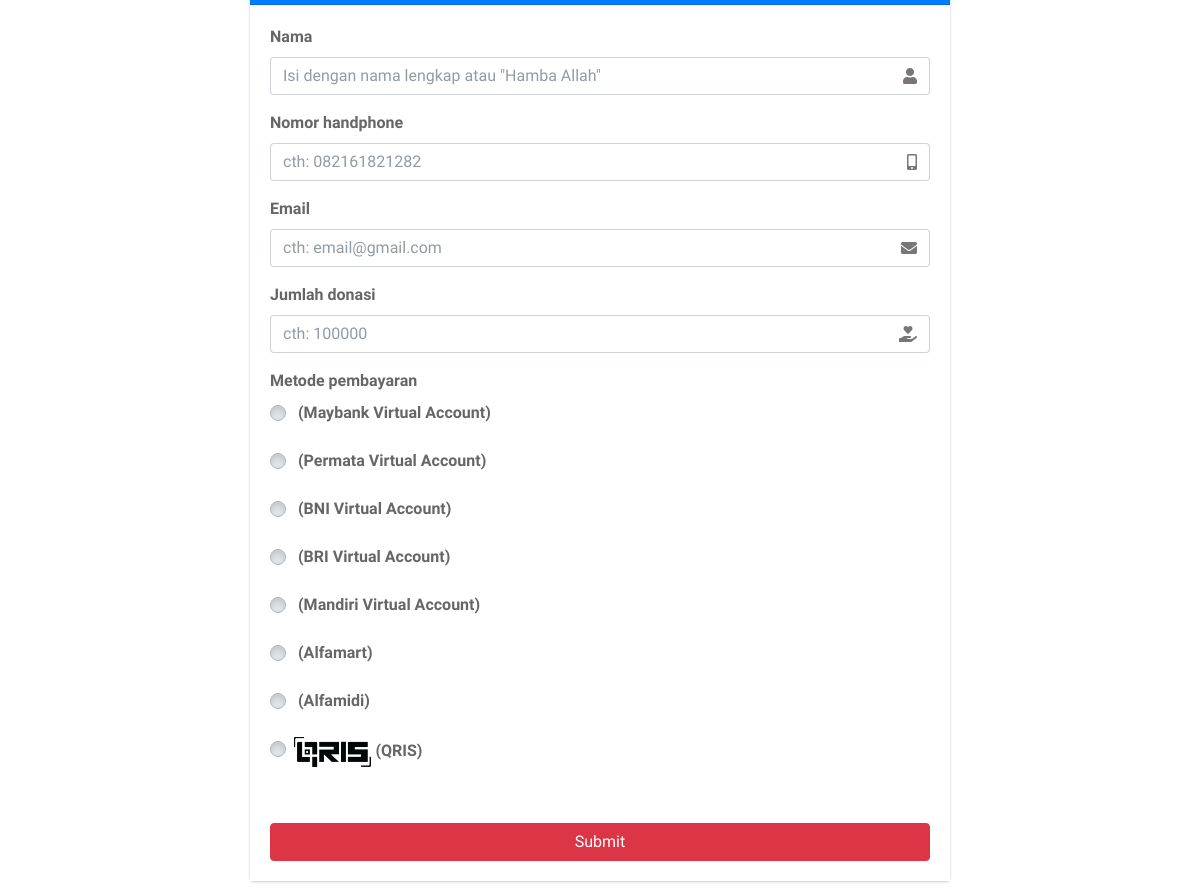
The page / on the database its author committed.
### tables this page shows
CREATE TABLE IF NOT EXISTS `metode_pembayaran` (
  `id` int(11) NOT NULL AUTO_INCREMENT,
  `group_id` int(11) NOT NULL,
  `code` text NOT NULL,
  `name` text NOT NULL,
  PRIMARY KEY (`id`)
);

### application/controllers/Welcome.php (called while the page is built, shortened)
<?php
class Welcome extends CI_Controller
{
	function __construct()
	{
		$this->load->helper(array('url', 'html'));
		$this->load->model('m_data');
		$this->load->database();
	}
	public function index()
	{
		$data['tripay'] = $this->m_data->get_data('metode_pembayaran')->result();
		$this->load->view('frontend/v_homepage', $data);
	}
}

### index.php (called while the page is built, shortened)
<?php
require_once BASEPATH.'core/CodeIgniter.php';

### application/models/M_data.php (called while the page is built, shortened)
<?php
class M_data extends CI_Model
{
	function get_data($table)
	{
		return $this->db->get($table);
	}
}

### application/views/frontend/v_homepage.php (the view, shortened to what this page needs)
<!DOCTYPE html>
<html>
<head>
	<link rel="stylesheet" href="<?php echo base_url() ?>assets/plugins/fontawesome-free/css/all.min.css">
	<link rel="stylesheet" href="<?php echo base_url() ?>assets/plugins/ionicons/css/ionicons.min.css">
	<link rel="stylesheet" href="<?php echo base_url() ?>assets/plugins/icheck-bootstrap/icheck-bootstrap.min.css">
	<link rel="stylesheet" href="<?php echo base_url() ?>assets/dist/css/adminltes.min.css">
	<link rel="stylesheet" href="<?php echo base_url() ?>assets/plugins/select2/css/select2.min.css">
	<link rel="stylesheet" href="<?php echo base_url() ?>assets/plugins/select2-bootstrap4-theme/select2-bootstrap4.min.css">
</head>
<body class="hold-transition login-page">
	<div class="login-box">
		<div class="card">
			<div class="card-header" style="background-color: #007bff;">
				<center> <span class="login-box-msg" style="color: white;">Silahkan isi data untuk berdonasi</span> </center>
			</div>
			<div class="card-body login-card-body">
				<form action="<?php echo base_url('welcome/form_submit'); ?>" method="post">
					<label>Nama</label>
					<div class="input-group mb-3">
						<input type="text" class="form-control" placeholder="Isi dengan nama lengkap atau &#34Hamba Allah&#34" name="nama" required>
						<div class="input-group-append">
							<div class="input-group-text">
								<span class="fas fa-user"></span>
							</div>
						</div>
					</div>
					<label>Nomor handphone</label>
					<div class="input-group mb-3">
						<input type="tel" class="form-control" placeholder="cth: 082161821282" name="phone" pattern="[0]{1}[8]{1}[0-9].{8,}" required>
						<div class="input-group-append">
							<div class="input-group-text">
								<span class="fas fa-mobile-alt"></span>
							</div>
						</div>
					</div>
					<label>Email</label>
					<div class="input-group mb-3">
						<input type="email" class="form-control" placeholder="cth: email@gmail.com" name="email" required>
						<div class="input-group-append">
							<div class="input-group-text">
								<span class="fas fa-envelope"></span>
							</div>
						</div>
					</div>
					<label>Jumlah donasi</label>
					<div class="input-group mb-3">
						<input type="number" class="form-control" placeholder="cth: 100000" name="jumlah" required>
						<div class="input-group-append">
							<div class="input-group-text">
								<span class="fas fa-hand-holding-heart"></span>
							</div>
						</div>
					</div>
					<label>Metode pembayaran</label>
					<div class="input-group mb-3">
						<div class="form-group">
							<?php foreach ($tripay as $tp) {  ?>
									<div class="custom-control custom-radio">
										<label for="<?php echo $tp->code ?>" class="custom-control-label" value><img style="height: 30px;" class="img-fluid" src="<?php echo base_url()?>assets/dist/img/pay/<?php echo $tp->code ?>.png" alt=""> (<?php echo $tp->name ?>)<br><br></label>
									</div>
							<?php } ?>
						</div>
					</div>
					<button class="btn btn-block btn-danger" type="submit">Submit</button>
				</form>
			</div>
		</div>
	</div>
</body>
</html>

### rows shown on the page
metode_pembayaran: name "Maybank Virtual Account"
metode_pembayaran: name "Permata Virtual Account"
metode_pembayaran: name "BNI Virtual Account"
metode_pembayaran: name "BRI Virtual Account"
metode_pembayaran: name "Mandiri Virtual Account"
metode_pembayaran: name "Alfamart"
metode_pembayaran: name "Alfamidi"
metode_pembayaran: code (picture), name "QRIS"
